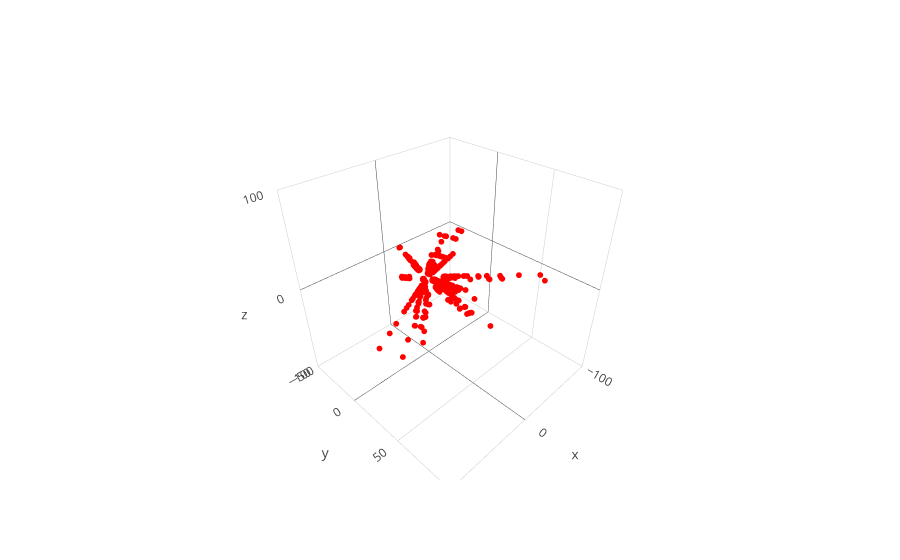

Notebook code for this chart:
### Code cell
plot_sectors(list_of_valid_sec, False)
print(out_cluster[3])
print(outfile_list[3])

### Figure 1 — Plotly figure (JSON) as saved in the notebook; plotly's stock layout.template omitted (floating-point values rounded to 4 significant figures; data arrays with more than 128 entries replaced by an {"elided": "..."} marker saying what was removed)
{"data": [{"marker": {"color": "red", "colorscale": "Viridis", "opacity": 1, "size": 2}, "mode": "markers", "type": "scatter3d", "uid": "4fcfe054-ee64-4c03-966b-4a6b6f01a35a", "x": {"elided": "6659 float values"}, "y": {"elided": "6659 float values"}, "z": {"elided": "6659 float values"}}], "layout": {"scene": {"xaxis": {"nticks": 4, "range": [-100, 100]}, "yaxis": {"nticks": 4, "range": [-50, 100]}, "zaxis": {"nticks": 4, "range": [-100, 100]}}}}
